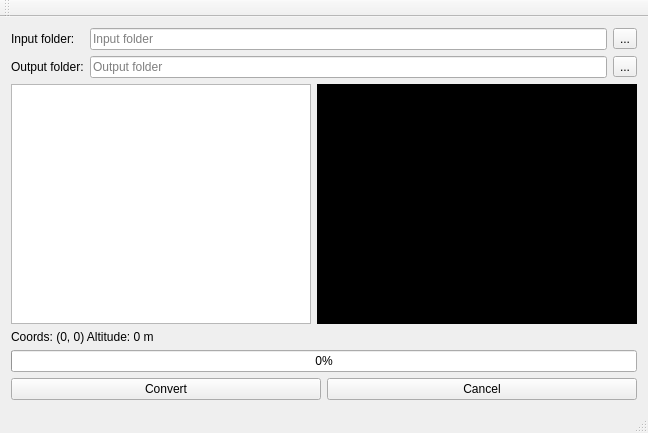
<?xml version="1.0" encoding="UTF-8"?>
<ui version="4.0">
 <class>MainWindow</class>
 <widget class="QMainWindow" name="MainWindow">
  <property name="geometry">
   <rect>
    <x>0</x>
    <y>0</y>
    <width>638</width>
    <height>403</height>
   </rect>
  </property>
  <property name="windowTitle">
   <string>Drone data converter</string>
  </property>
  <widget class="QWidget" name="centralWidget">
   <layout class="QVBoxLayout" name="verticalLayout">
    <item>
     <layout class="QGridLayout" name="gridLayout_3">
      <item row="1" column="2">
       <widget class="QToolButton" name="selectOutputFolderButton">
        <property name="text">
         <string>...</string>
        </property>
       </widget>
      </item>
      <item row="0" column="2">
       <widget class="QToolButton" name="selectInputFolderButton">
        <property name="text">
         <string>...</string>
        </property>
       </widget>
      </item>
      <item row="1" column="1">
       <widget class="QLineEdit" name="outputFolderLineEdit">
        <property name="placeholderText">
         <string>Output folder</string>
        </property>
       </widget>
      </item>
      <item row="1" column="0">
       <widget class="QLabel" name="label">
        <property name="text">
         <string>Output folder:</string>
        </property>
       </widget>
      </item>
      <item row="0" column="1">
       <widget class="QLineEdit" name="inputFolderLineEdit">
        <property name="inputMask">
         <string/>
        </property>
        <property name="placeholderText">
         <string>Input folder</string>
        </property>
       </widget>
      </item>
      <item row="0" column="0">
       <widget class="QLabel" name="label_2">
        <property name="text">
         <string>Input folder:</string>
        </property>
       </widget>
      </item>
     </layout>
    </item>
    <item>
     <layout class="QHBoxLayout" name="horizontalLayout">
      <item>
       <widget class="QTextBrowser" name="logger">
        <property name="minimumSize">
         <size>
          <width>300</width>
          <height>0</height>
         </size>
        </property>
        <property name="maximumSize">
         <size>
          <width>600</width>
          <height>16777215</height>
         </size>
        </property>
       </widget>
      </item>
      <item>
       <widget class="QLabel" name="imageDisplay">
        <property name="minimumSize">
         <size>
          <width>320</width>
          <height>240</height>
         </size>
        </property>
        <property name="maximumSize">
         <size>
          <width>640</width>
          <height>480</height>
         </size>
        </property>
        <property name="styleSheet">
         <string notr="true">background:black</string>
        </property>
        <property name="text">
         <string>TextLabel</string>
        </property>
        <property name="alignment">
         <set>Qt::AlignCenter</set>
        </property>
       </widget>
      </item>
     </layout>
    </item>
    <item>
     <widget class="QLabel" name="positionLabel">
      <property name="text">
       <string>Coords: (0, 0) Altitude: 0 m</string>
      </property>
     </widget>
    </item>
    <item>
     <widget class="QProgressBar" name="progressBar">
      <property name="value">
       <number>0</number>
      </property>
     </widget>
    </item>
    <item>
     <layout class="QHBoxLayout" name="horizontalLayout_6"/>
    </item>
    <item>
     <layout class="QHBoxLayout" name="horizontalLayout_3">
      <item>
       <widget class="QPushButton" name="convertButton">
        <property name="text">
         <string>Convert</string>
        </property>
       </widget>
      </item>
      <item>
       <widget class="QPushButton" name="cancelButton">
        <property name="text">
         <string>Cancel</string>
        </property>
       </widget>
      </item>
     </layout>
    </item>
   </layout>
  </widget>
  <widget class="QMenuBar" name="menuBar">
   <property name="geometry">
    <rect>
     <x>0</x>
     <y>0</y>
     <width>638</width>
     <height>17</height>
    </rect>
   </property>
  </widget>
  <widget class="QToolBar" name="mainToolBar">
   <attribute name="toolBarArea">
    <enum>TopToolBarArea</enum>
   </attribute>
   <attribute name="toolBarBreak">
    <bool>false</bool>
   </attribute>
  </widget>
  <widget class="QStatusBar" name="statusBar"/>
 </widget>
 <layoutdefault spacing="6" margin="11"/>
 <resources/>
 <connections/>
</ui>
